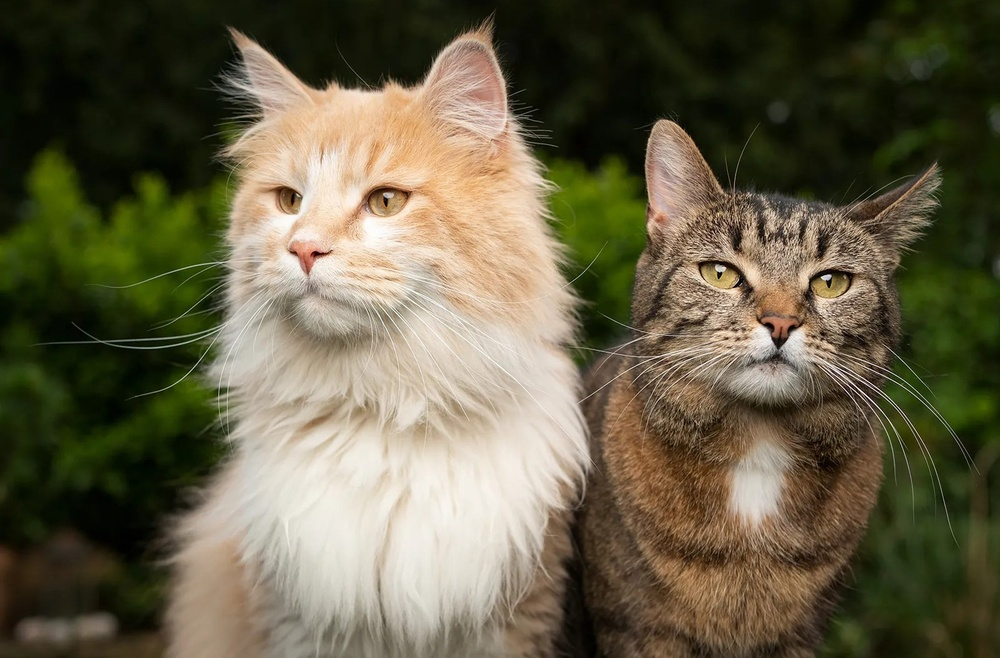
#> input picture test_image.jpg, 1000 x 658 px, shrunk from 1600 x 1052 before the run
$ python 200614N_canny_edge_detector_script.py test_image.jpg
#> lines starting #> are read from the running program, lines starting #| are printed output that depends on the picture
import sys
import numpy as np
from PIL import Image


def rgb_to_grayscale(rgb_image):
    r, g, b = rgb_image[:, :, 0], rgb_image[:, :, 1], rgb_image[:, :, 2]
    gray = 0.2989 * r + 0.5870 * g + 0.1140 * b
    return gray.astype(np.uint8)


def gaussian_kernel(size, sigma=1):
    size = int(size) // 2
    # Create a 2D Gaussian kernel
    x, y = np.mgrid[-size : size + 1, -size : size + 1]
    # Calculate the normalizing constant
    normal = 1 / (2.0 * np.pi * sigma**2)
    kernel = np.exp(-((x**2 + y**2) / (2.0 * sigma**2))) * normal
    return kernel


def conv2d(image, kernel):
    m, n = kernel.shape
    y, x = image.shape
    y = y - m + 1
    x = x - n + 1
    new_image = np.zeros((y, x))
    # Perform 2D convolution
    for i in range(y):
        for j in range(x):
            new_image[i][j] = np.sum(image[i : i + m, j : j + n] * kernel)
    return new_image


def gaussian_blur(image, kernel_size=5, sigma=1):
    kernel = gaussian_kernel(kernel_size, sigma)
    blurred = conv2d(image, kernel)
    return blurred


def sobel_filters(img):
    # Sobel kernels
    Kx = np.array([[-1, 0, 1], [-2, 0, 2], [-1, 0, 1]], np.float32)
    Ky = np.array([[1, 2, 1], [0, 0, 0], [-1, -2, -1]], np.float32)

    # Convolve kernels with image
    Ix = conv2d(img, Kx)
    Iy = conv2d(img, Ky)

    # Calculate gradient magnitude and direction
    G = np.hypot(Ix, Iy)
    # Normalize gradient values to 0-255
    G = G / G.max() * 255
    theta = np.arctan2(Iy, Ix)
    return G, theta


def non_max_suppression(img, theta):
    # Get image dimensions and angles in degrees
    M, N = img.shape
    output_img = np.zeros((M, N), dtype=np.int32)
    angle = theta * 180.0 / np.pi
    angle[angle < 0] += 180

    # Perform non-maximum suppression
    for i in range(1, M - 1):
        for j in range(1, N - 1):
            try:
                q = 255
                r = 255

                # angle 0
                if (0 <= angle[i, j] < 22.5) or (157.5 <= angle[i, j] <= 180):
                    q = img[i, j + 1]  # Right pixel
                    r = img[i, j - 1]  # Left pixel
                # angle 45
                elif 22.5 <= angle[i, j] < 67.5:
                    q = img[i + 1, j - 1]  # Bottom-left pixel
                    r = img[i - 1, j + 1]  # Top-right pixel
                # angle 90
                elif 67.5 <= angle[i, j] < 112.5:
                    q = img[i + 1, j]  # Bottom pixel
                    r = img[i - 1, j]  # Top pixel
                # angle 135
                elif 112.5 <= angle[i, j] < 157.5:
                    q = img[i - 1, j - 1]  # Bottom-right pixel
                    r = img[i + 1, j + 1]  # Top-left pixel

                # Suppress non-maximum pixels
                if (img[i, j] >= q) and (img[i, j] >= r):
                    output_img[i, j] = img[i, j]
                else:
                    output_img[i, j] = 1

            except IndexError as e:
                pass

    return output_img


def dual_threshold(img, low_threshold_ratio=0.05, high_thhreshold_ratio=0.09):
    high_threshold = img.max() * high_thhreshold_ratio
    low_threshold = high_threshold * low_threshold_ratio

    M, N = img.shape
    result = np.zeros((M, N), dtype=np.int32)

    weak = np.int32(25)
    strong = np.int32(255)

    # Apply double thresholding
    strong_i, strong_j = np.where(img >= high_threshold)
    zeros_i, zeros_j = np.where(img < low_threshold)
    weak_i, weak_j = np.where((img <= high_threshold) & (img >= low_threshold))

    # Set weak and strong edges in the image
    result[strong_i, strong_j] = strong
    result[weak_i, weak_j] = weak

    return result, weak, strong


def final_edge_selection(img, weak, strong):
    M, N = img.shape
    for i in range(1, M - 1):
        for j in range(1, N - 1):
            if img[i, j] == weak:
                try:
                    # Check if any of the 8-connected neighbors is a strong edge
                    if (
                        (img[i + 1, j - 1] == strong)
                        or (img[i + 1, j] == strong)
                        or (img[i + 1, j + 1] == strong)
                        or (img[i, j - 1] == strong)
                        or (img[i, j + 1] == strong)
                        or (img[i - 1, j - 1] == strong)
                        or (img[i - 1, j] == strong)
                        or (img[i - 1, j + 1] == strong)
                    ):
                        img[i, j] = strong
                    else:
                        img[i, j] = 0
                except IndexError as e:
                    pass
    return img


def canny_edge_detection(image):
    # Step 1: Apply Gaussian blur
    blurred = gaussian_blur(image)

    # Step 2: Calculate gradients
    gradients, theta = sobel_filters(blurred)

    # Step 3: Non-maximum suppression
    suppressed = non_max_suppression(gradients, theta)

    # Step 4: Double thresholding
    thresholded, weak, strong = dual_threshold(suppressed)

    # Step 5: Final edge selection
    final_edges = final_edge_selection(thresholded, weak, strong)

    return final_edges


def main():
    if len(sys.argv) != 2:
        print("Usage: python <script_name>.py <input_image>")
        sys.exit(1)

    input_name = sys.argv[1]
    output_name = input_name.rsplit(".", 1)[0] + "_edge.png"

    # Load image
    image_array = np.array(Image.open(input_name))
#> image_array is the input picture: shape (658, 1000, 3); mean R, G, B 101.6, 95.1, 71

    # Convert image to grayscale
    if len(image_array.shape) == 3:
        gray_image = rgb_to_grayscale(image_array)
    else:
        gray_image = image_array

    # Apply Canny edge detection
    edges_array = canny_edge_detection(gray_image)
#> after the loop in conv2d, `for i in range(y):`:
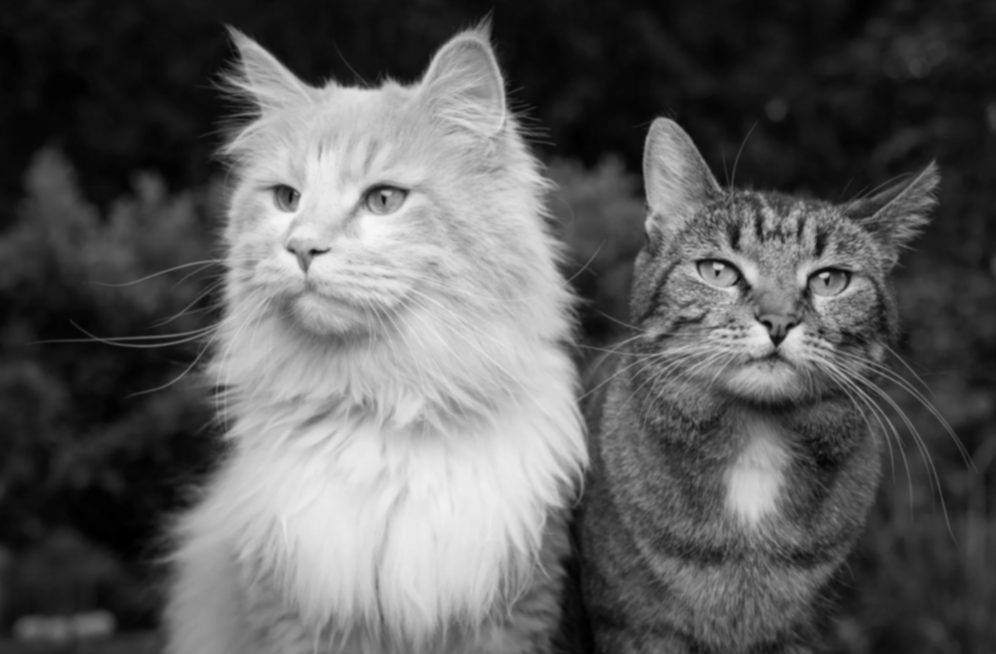
#> new_image: shape (654, 996) float64; min 0, max 248, mean 92.6
#> after the loop in conv2d (call 3), `for i in range(y):`:
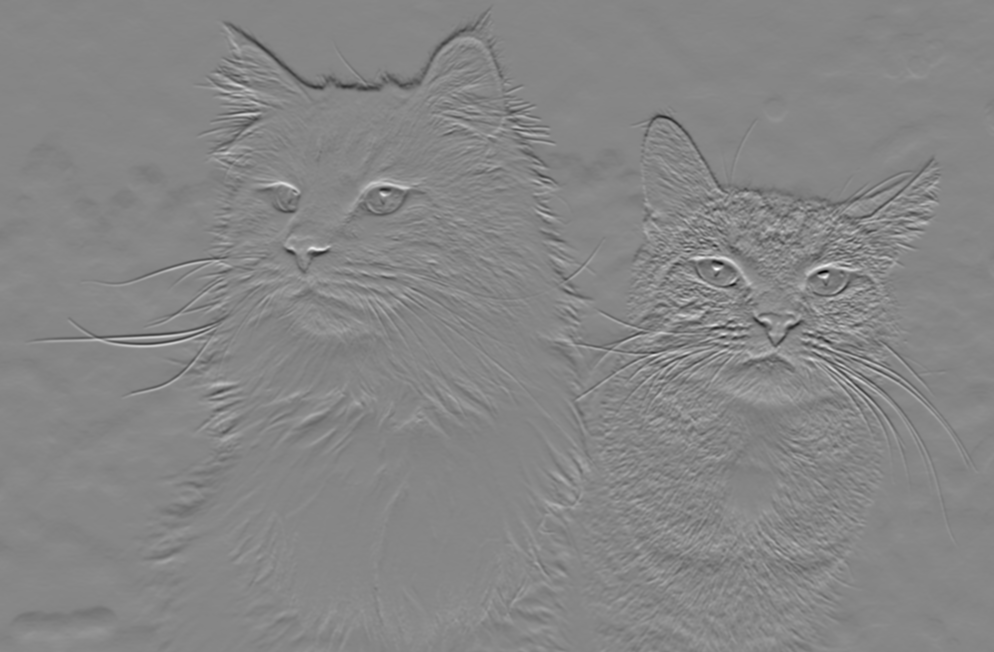
#> new_image: shape (652, 994) float64; min -514.4, max 462.5, mean -0.7; drawn with min black and max white
#> in sobel_filters, `theta = np.arctan2(Iy, Ix)`:
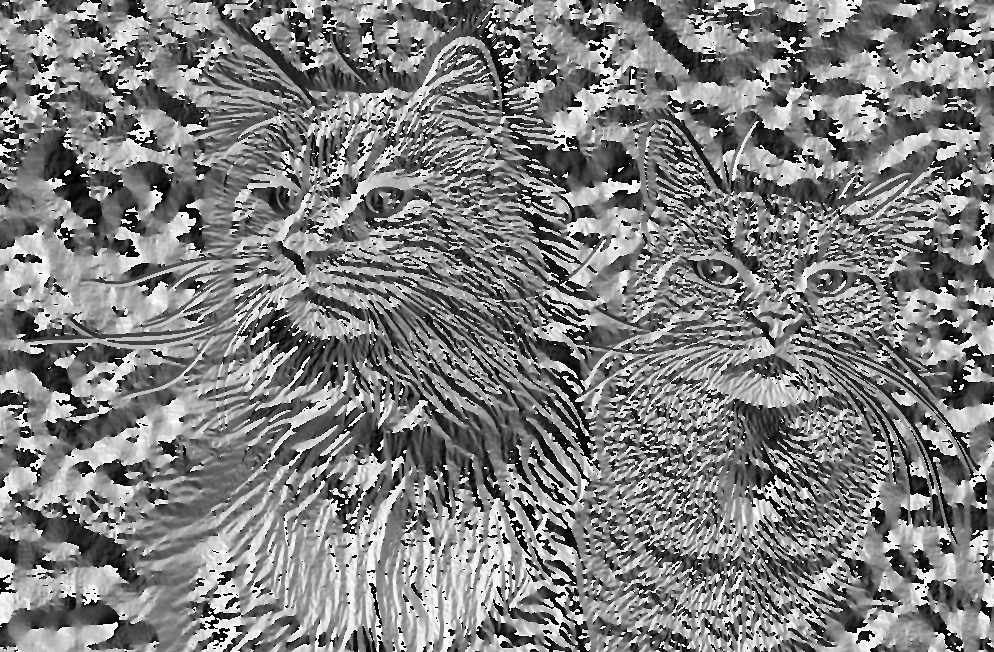
#> theta: shape (652, 994) float64; min -3.14, max 3.14, mean 0.000556; drawn with min black and max white
#> in non_max_suppression, `angle[angle < 0] += 180`:
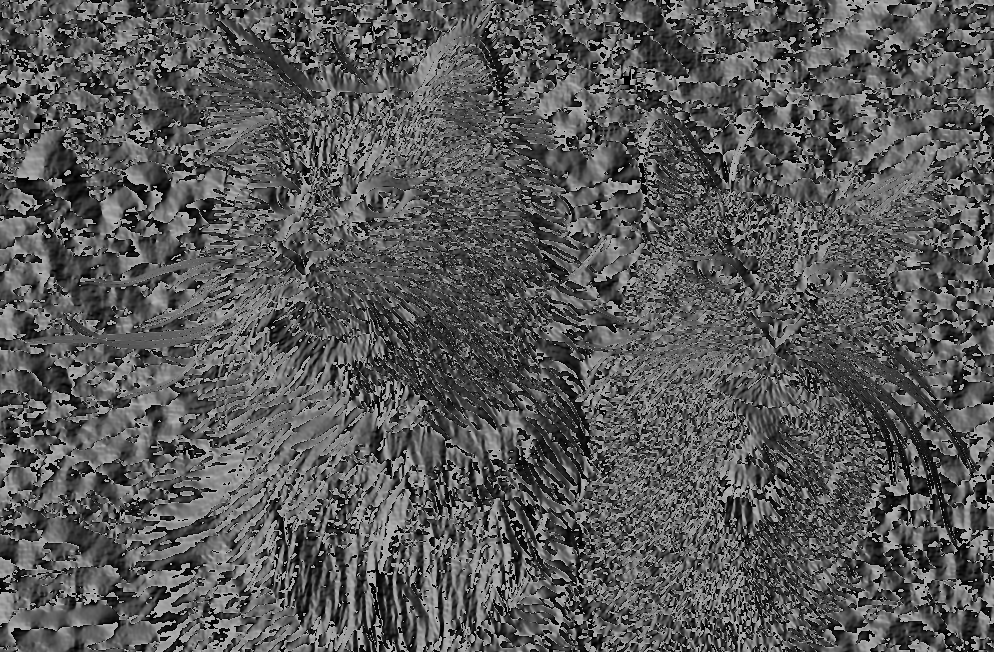
#> angle: shape (652, 994) float64; min 0, max 180, mean 88.9
#> after the loop in non_max_suppression, `for i in range(1, M - 1):`:
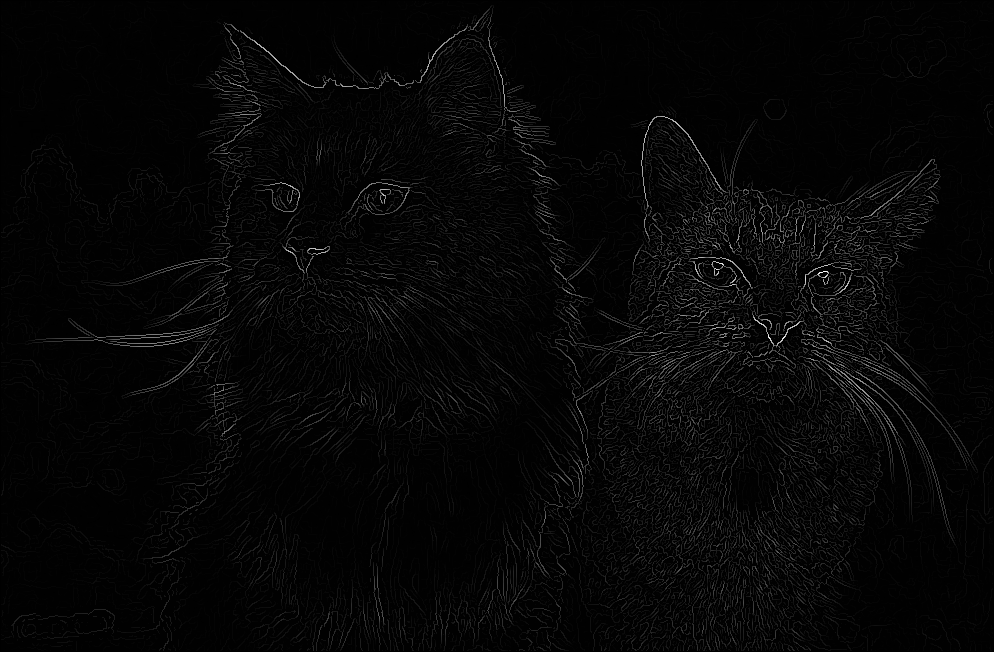
#> output_img: shape (652, 994) int32; min 0, max 255, mean 6.1
#> in dual_threshold, `high_threshold = img.max() * high_thhreshold_ratio`: high_threshold = 22.95
#> in dual_threshold, `low_threshold = high_threshold * low_threshold_ratio`: low_threshold = 1.15
#> in canny_edge_detection, `thresholded, weak, strong = dual_threshold(suppressed)`:
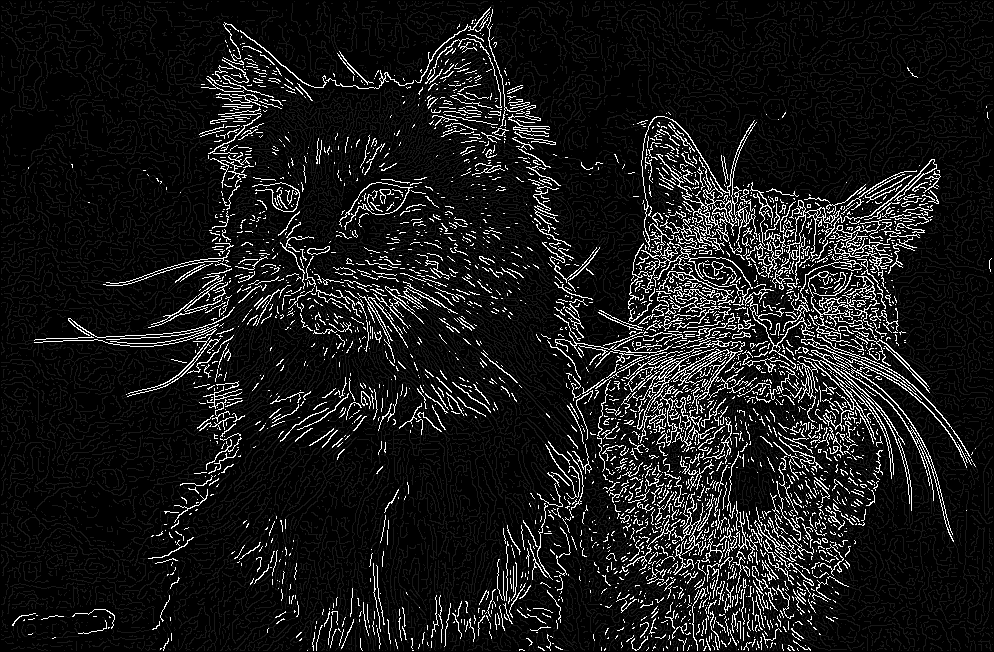
#> thresholded: shape (652, 994) int32; min 0, max 255, mean 25
#> in canny_edge_detection, `thresholded, weak, strong = dual_threshold(suppressed)`: weak = 25; strong = 255
#> after the loop in final_edge_selection, `for i in range(1, M - 1):`:
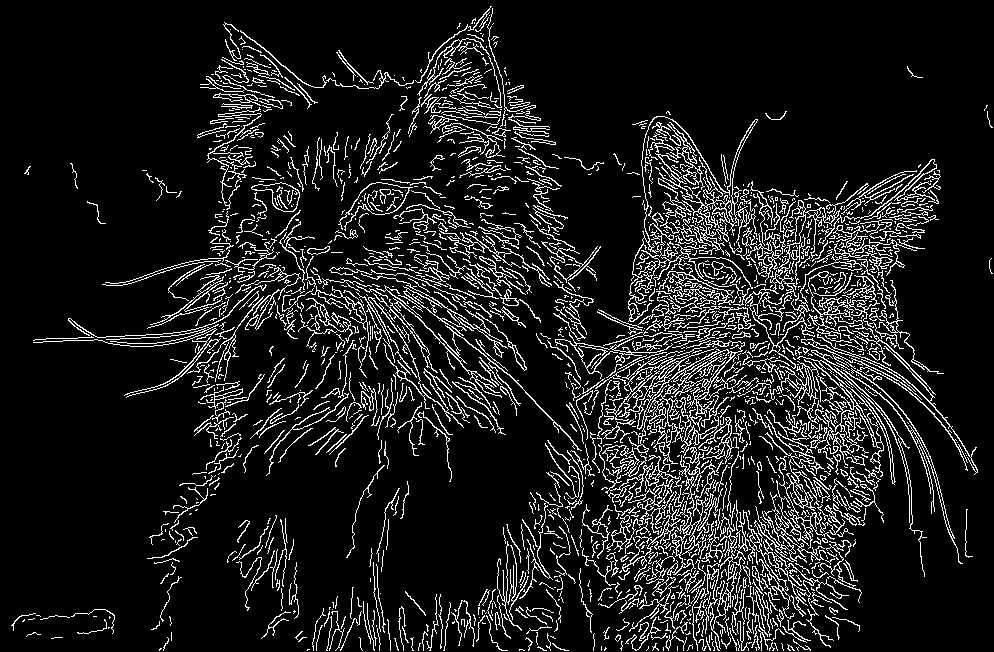
#> img: shape (652, 994) int32; 11% white in thin lines or dots

    Image.fromarray(edges_array.astype(np.uint8)).show()


if __name__ == "__main__":
    main()
